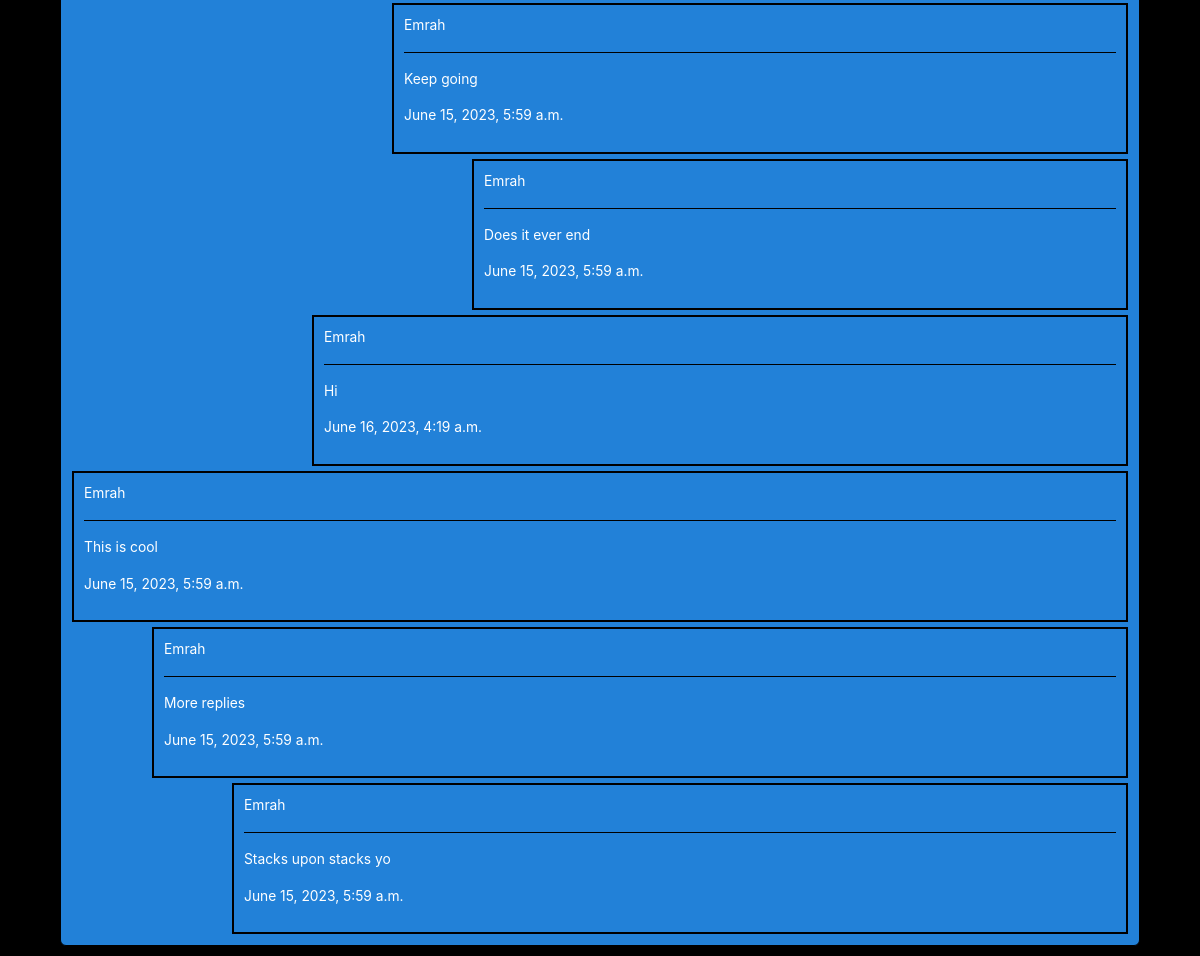
/post/182 (lower part), run on an earlier commit of the app's database.
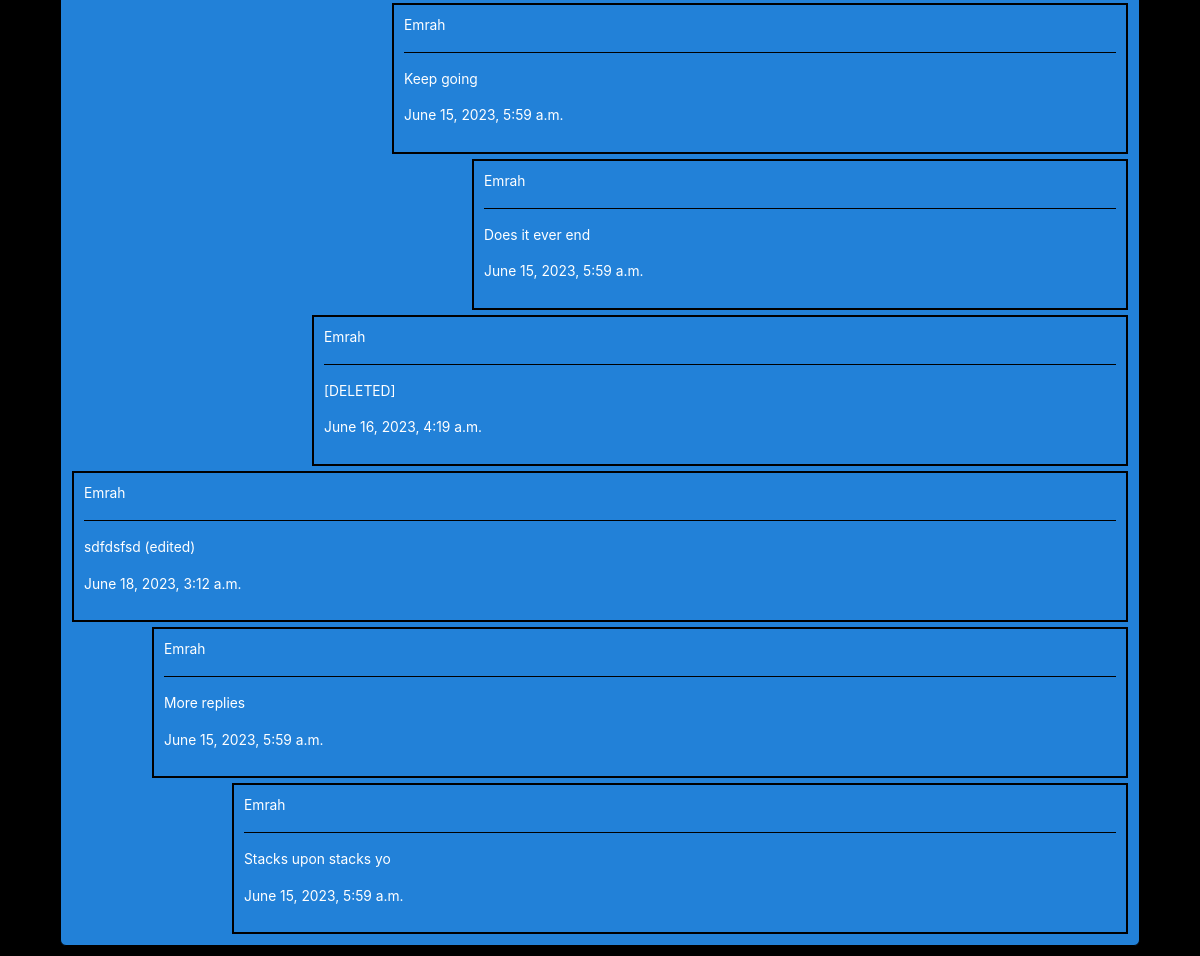
And on a later commit of the database.
### network/models.py (models this page shows)
class Comment(models.Model):
    comment = models.AutoField(primary_key=True)
    text = models.CharField(max_length=250, blank=False, null=False)
    parent_node = models.ForeignKey('self', blank=True, null=True, on_delete=models.PROTECT, default=None, related_name='replies')
    post = models.ForeignKey('Post', on_delete=models.CASCADE, related_name="comment_post")
    user = models.ForeignKey('User', on_delete=models.CASCADE, related_name="comment_poster")
    upload_time = models.DateTimeField(default=timezone.now)

class User(AbstractUser):
    id = models.AutoField(primary_key=True)
    username = models.CharField(unique=True, max_length=26)
    avatar = models.ImageField(upload_to='project4/network/static/network/images/', default='network/images/default.jpeg', unique=False)
    bio = models.CharField(max_length=350, default='Welcome to my account!')
    datetime_joined = models.DateTimeField(default=timezone.now)

### network/views.py (the view)
# urls.py: path("post/<int:post_id>", views.post, name="post"),
def post(request, post_id):
    if request.method == "POST":
        text = request.POST.get('comment_text')
        user = request.user
        post = Post.objects.get(pk=post_id)
        new_comment = Comment.objects.create(user=user, post=post, text=text)
        new_comment.save()
        return HttpResponseRedirect(reverse('post', args=(post_id, )))
    else:
        post = Post.objects.filter(pk=post_id).annotate(like_count=Count('likes'), comment_count=Count('comment_post')).values('post', 'title', 'text','user', 'user__username', 'likes', 'comment_count', 'upload_time', 'category')
        comment_post = Post.objects.get(pk=post_id)
        comments = Comment.objects.filter(post=comment_post, parent_node=None).order_by('upload_time')
        level = 40
        for choice in CATEGORY_CHOICES:
            if choice['code'] == post[0]['category']:
                category = choice['display']
        post = {
            'id': post[0]['post'],
            'title': post[0]['title'],
            'text': post[0]['text'],
            'user': post[0]['user'],
            'username': post[0]['user__username'],
            'likes': post[0]['likes'],
            'comments': post[0]['comment_count'],
            'category': category,
            'upload_time': post[0]['upload_time'],
        }
        return render(request, "network/post.html", {
            'post': post,
            'comments': comments,
            'level': level
        })

### network/templates/network/post.html (shortened to what this page needs)
{% extends 'network/layout.html' %}
{% block body %}
    <div id="post_page_{{ post.id }}" data-postid="{{ post.id }}" class="post_page">
        <table>
            <tr>
                <td>
                    {% if post.comments == 0 %}
                    <p>No Comments</p>
                    {% else %}
                    {% for comment in comments %}
                    <div id="comment{{ comment.comment }}" class="post_comments">
                        <p id="user_page_route" data-username="{{ comment.user }}">{{ comment.user }}</p>
                        <hr>
                        <p>{{ comment.text }}</p>
                        <p>{{ comment.upload_time }}</p>
                    </div>
                        {% with comment.replies.all as replies %}
                            {% with level=level|add:40 %}
                                {% include 'network/reply.html' with level=level replies=replies %}
                            {% endwith %}
                        {% endwith %}
                    {% endfor %}
                    {% endif %}
                </td>
            </tr>
        </table>
    </div>
{% endblock %}

### network/templates/network/reply.html (shortened to what this page needs)
{% for reply in replies %}
    <div id="comment{{ reply.comment }}" class="post_comments" style='margin-left: {{ level }}px;'>
        <p id="user_page_route" data-username="{{ reply.user }}">{{ reply.user }}</p>
        <hr>
        <p>{{ reply.text }}</p>
        <p>{{ reply.upload_time }}</p>
    </div>
        {% with reply.replies.all as nested_replies %}
            {% with level=level|add:80 %}
                {% include 'network/reply.html' with replies=nested_replies level=level %}
            {% endwith %}
        {% endwith %}
{% endfor %}

What changed in the data, as far as the page shows it:
changed Comment: text "Hi" → "[DELETED]"
changed Comment: text "This is cool" → "sdfdsfsd (edited)"; upload_time "June 15, 2023, 5:59 a.m." → "June 18, 2023, 3:12 a.m."
